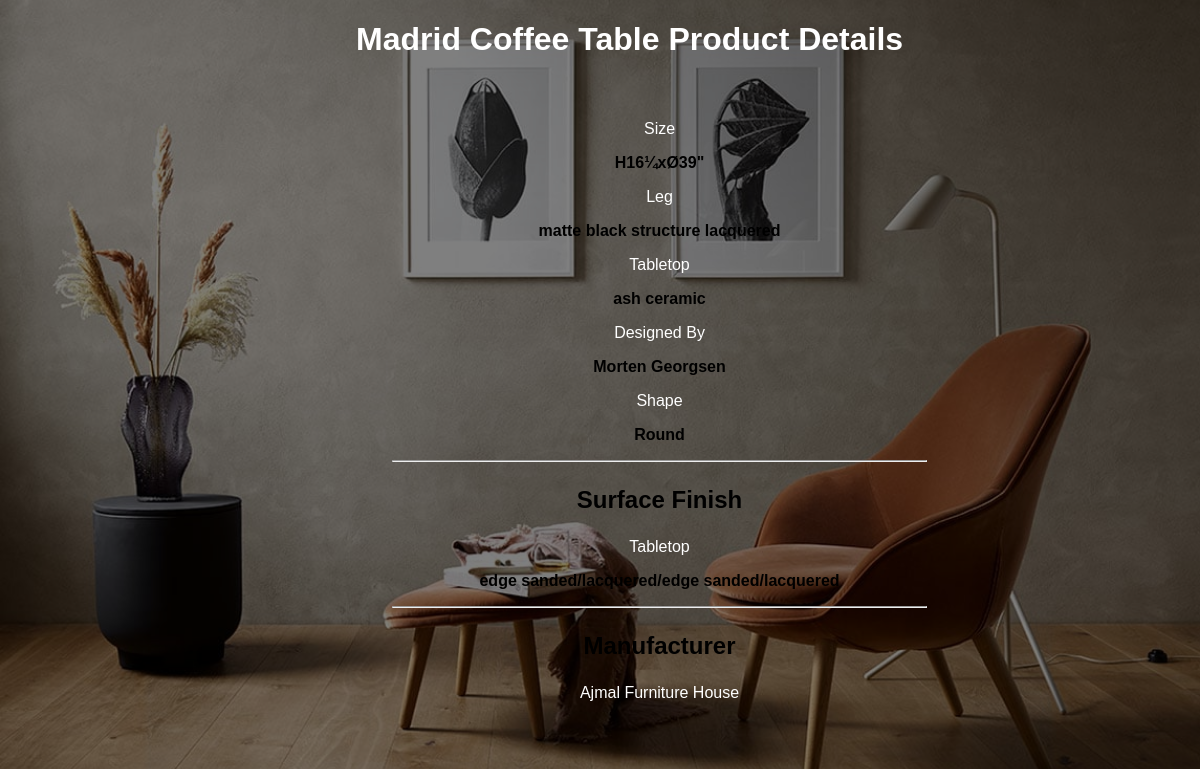
Screenshot of /HtmlFiles/MadridProductDetails.php with the database file from the repository.
### tables this page shows
CREATE TABLE `madridproductdetails` (
  `id` int(11) NOT NULL,
  `size` varchar(50) DEFAULT NULL,
  `leg` varchar(100) DEFAULT NULL,
  `tabletop` varchar(100) DEFAULT NULL,
  `designed_by` varchar(100) DEFAULT NULL,
  `shape` varchar(50) DEFAULT NULL,
  `tabletop_finish` varchar(255) DEFAULT NULL,
  `manufacturer` varchar(100) DEFAULT NULL
);

### PhpFiles/MadridProduct.php (the view)
<?php
function getMadridProductDetails($conn) {
    $sql = "SELECT * FROM madridproductdetails LIMIT 1";
    $result = $conn->query($sql);
    if ($result->num_rows > 0) {
        $row = $result->fetch_assoc();
        echo '
        <p style="color: white;">Size</p>
        <strong><p>' . $row["size"] . '</p></strong>
        <p style="color: white;">Leg</p>
        <strong><p>' . $row["leg"] . '</p></strong>
        <p style="color: white;">Tabletop</p>
        <strong><p>' . $row["tabletop"] . '</p></strong>
        <p style="color: white;">Designed By</p>
        <strong><p>' . $row["designed_by"] . '</p></strong>
        <p style="color: white;">Shape</p>
        <strong><p>' . $row["shape"] . '</p></strong>
        <hr style="width: 90%;">
        <h3 style="font-size: 24px;">Surface Finish</h3>
        <div>
            <p style="color: white;">Tabletop</p>
            <strong><p>' . $row["tabletop_finish"] . '</p></strong>
        </div>
        <hr style="width: 90%;">
        <div>
            <h3 style="font-size: 24px;">Manufacturer</h3>
            <p style="color: white;">' . $row["manufacturer"] . '</p>
        </div>
        ';
    } else {
        echo "<p style='color: white;'>No product details found.</p>";
    }
}
?>

### HtmlFiles/MadridProductDetails.php (style rules this page uses)
body { text-align: center; background-color: #f4f4f4; font-family: Arial, sans-serif; background: linear-gradient(rgba(0, 0, 0, 0.5), rgba(0, 0, 0, 0.5)), url('../Images/ArtChairProductDetailsBackgroundImage.jpg') no-repeat center center fixed; background-size: cover; }

### rows the page displays
madridproductdetails: size "H16¼xØ39\"", leg "matte black structure lacquered", tabletop "ash ceramic", designed_by "Morten Georgsen", shape "Round", tabletop_finish "edge sanded/lacquered/edge sanded/lacquered", manufacturer "Ajmal Furniture House"
